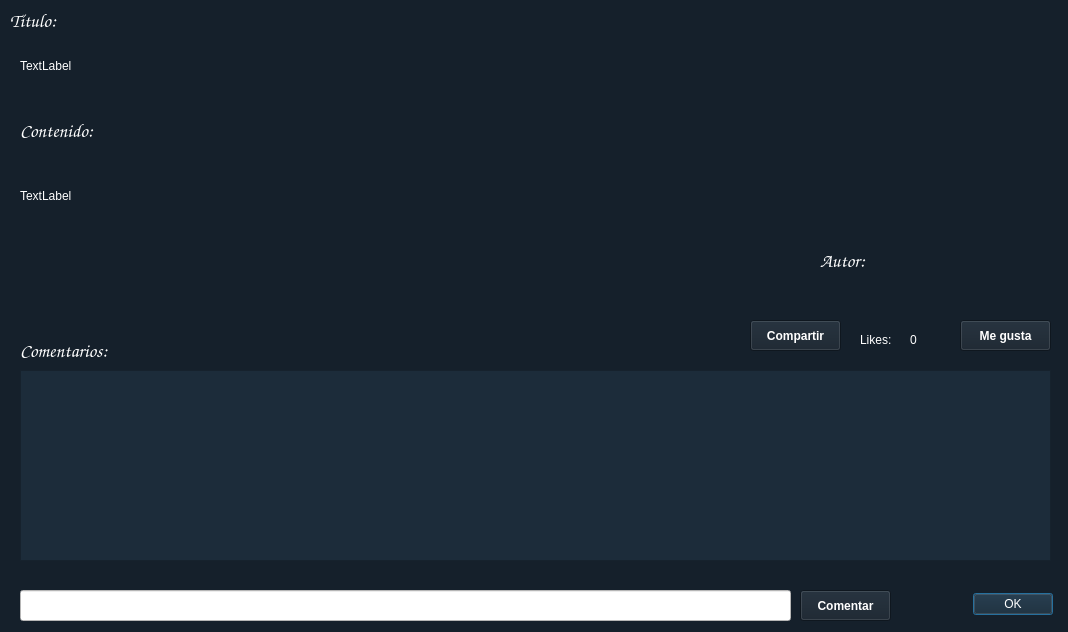
<?xml version="1.0" encoding="UTF-8"?>
<ui version="4.0">
 <class>ViewPost</class>
 <widget class="QDialog" name="ViewPost">
  <property name="geometry">
   <rect>
    <x>0</x>
    <y>0</y>
    <width>1068</width>
    <height>632</height>
   </rect>
  </property>
  <property name="windowTitle">
   <string>Dialog</string>
  </property>
  <property name="styleSheet">
   <string notr="true">background-color: rgb(21, 32, 43);
color: rgb(255, 255, 255)</string>
  </property>
  <widget class="QLabel" name="lblPostContent">
   <property name="geometry">
    <rect>
     <x>20</x>
     <y>160</y>
     <width>1021</width>
     <height>71</height>
    </rect>
   </property>
   <property name="text">
    <string>TextLabel</string>
   </property>
  </widget>
  <widget class="QDialogButtonBox" name="btnDialog">
   <property name="geometry">
    <rect>
     <x>860</x>
     <y>590</y>
     <width>193</width>
     <height>28</height>
    </rect>
   </property>
   <property name="standardButtons">
    <set>QDialogButtonBox::Ok</set>
   </property>
  </widget>
  <widget class="QLabel" name="lblTitle">
   <property name="geometry">
    <rect>
     <x>10</x>
     <y>10</y>
     <width>171</width>
     <height>21</height>
    </rect>
   </property>
   <property name="font">
    <font>
     <family>Comic Sans MS</family>
     <pointsize>14</pointsize>
     <weight>50</weight>
     <italic>false</italic>
     <bold>false</bold>
    </font>
   </property>
   <property name="text">
    <string>Título:</string>
   </property>
  </widget>
  <widget class="QLabel" name="lblPostTitle">
   <property name="geometry">
    <rect>
     <x>20</x>
     <y>40</y>
     <width>1021</width>
     <height>51</height>
    </rect>
   </property>
   <property name="text">
    <string>TextLabel</string>
   </property>
  </widget>
  <widget class="QLabel" name="lblContent">
   <property name="geometry">
    <rect>
     <x>20</x>
     <y>120</y>
     <width>171</width>
     <height>21</height>
    </rect>
   </property>
   <property name="font">
    <font>
     <family>Comic Sans MS</family>
     <pointsize>14</pointsize>
     <weight>50</weight>
     <italic>false</italic>
     <bold>false</bold>
    </font>
   </property>
   <property name="text">
    <string>Contenido:</string>
   </property>
  </widget>
  <widget class="QListWidget" name="listPostComments">
   <property name="geometry">
    <rect>
     <x>20</x>
     <y>370</y>
     <width>1031</width>
     <height>191</height>
    </rect>
   </property>
   <property name="styleSheet">
    <string notr="true">background-color: rgb(28, 44, 58);</string>
   </property>
  </widget>
  <widget class="QLabel" name="lblComments">
   <property name="geometry">
    <rect>
     <x>20</x>
     <y>340</y>
     <width>171</width>
     <height>21</height>
    </rect>
   </property>
   <property name="font">
    <font>
     <family>Comic Sans MS</family>
     <pointsize>14</pointsize>
     <weight>50</weight>
     <italic>false</italic>
     <bold>false</bold>
    </font>
   </property>
   <property name="text">
    <string>Comentarios:</string>
   </property>
  </widget>
  <widget class="QPushButton" name="btnLike">
   <property name="geometry">
    <rect>
     <x>960</x>
     <y>320</y>
     <width>91</width>
     <height>31</height>
    </rect>
   </property>
   <property name="font">
    <font>
     <weight>75</weight>
     <bold>true</bold>
    </font>
   </property>
   <property name="styleSheet">
    <string notr="true"/>
   </property>
   <property name="text">
    <string>Me gusta</string>
   </property>
  </widget>
  <widget class="QLabel" name="lblLikes">
   <property name="geometry">
    <rect>
     <x>860</x>
     <y>330</y>
     <width>51</width>
     <height>20</height>
    </rect>
   </property>
   <property name="text">
    <string>Likes:</string>
   </property>
  </widget>
  <widget class="QLabel" name="lblNumLikes">
   <property name="geometry">
    <rect>
     <x>910</x>
     <y>330</y>
     <width>41</width>
     <height>20</height>
    </rect>
   </property>
   <property name="text">
    <string>0</string>
   </property>
  </widget>
  <widget class="QLabel" name="lblAuthor">
   <property name="geometry">
    <rect>
     <x>820</x>
     <y>250</y>
     <width>71</width>
     <height>21</height>
    </rect>
   </property>
   <property name="font">
    <font>
     <family>Comic Sans MS</family>
     <pointsize>14</pointsize>
     <weight>50</weight>
     <italic>false</italic>
     <bold>false</bold>
    </font>
   </property>
   <property name="text">
    <string>Autor:</string>
   </property>
  </widget>
  <widget class="QLabel" name="lblAuthorName">
   <property name="geometry">
    <rect>
     <x>900</x>
     <y>240</y>
     <width>141</width>
     <height>31</height>
    </rect>
   </property>
   <property name="font">
    <font>
     <family>Comic Sans MS</family>
     <pointsize>12</pointsize>
     <weight>50</weight>
     <italic>true</italic>
     <bold>false</bold>
    </font>
   </property>
   <property name="text">
    <string/>
   </property>
  </widget>
  <widget class="QPushButton" name="btnShare">
   <property name="geometry">
    <rect>
     <x>750</x>
     <y>320</y>
     <width>91</width>
     <height>31</height>
    </rect>
   </property>
   <property name="font">
    <font>
     <weight>75</weight>
     <bold>true</bold>
    </font>
   </property>
   <property name="styleSheet">
    <string notr="true"/>
   </property>
   <property name="text">
    <string>Compartir</string>
   </property>
  </widget>
  <widget class="QPushButton" name="btnComment">
   <property name="geometry">
    <rect>
     <x>800</x>
     <y>590</y>
     <width>91</width>
     <height>31</height>
    </rect>
   </property>
   <property name="font">
    <font>
     <weight>75</weight>
     <bold>true</bold>
    </font>
   </property>
   <property name="styleSheet">
    <string notr="true"/>
   </property>
   <property name="text">
    <string>Comentar</string>
   </property>
  </widget>
  <widget class="QLineEdit" name="txtNewCommentContent">
   <property name="geometry">
    <rect>
     <x>20</x>
     <y>590</y>
     <width>771</width>
     <height>31</height>
    </rect>
   </property>
   <property name="styleSheet">
    <string notr="true">color: black;
background-color: white;</string>
   </property>
  </widget>
 </widget>
 <resources/>
 <connections/>
</ui>
